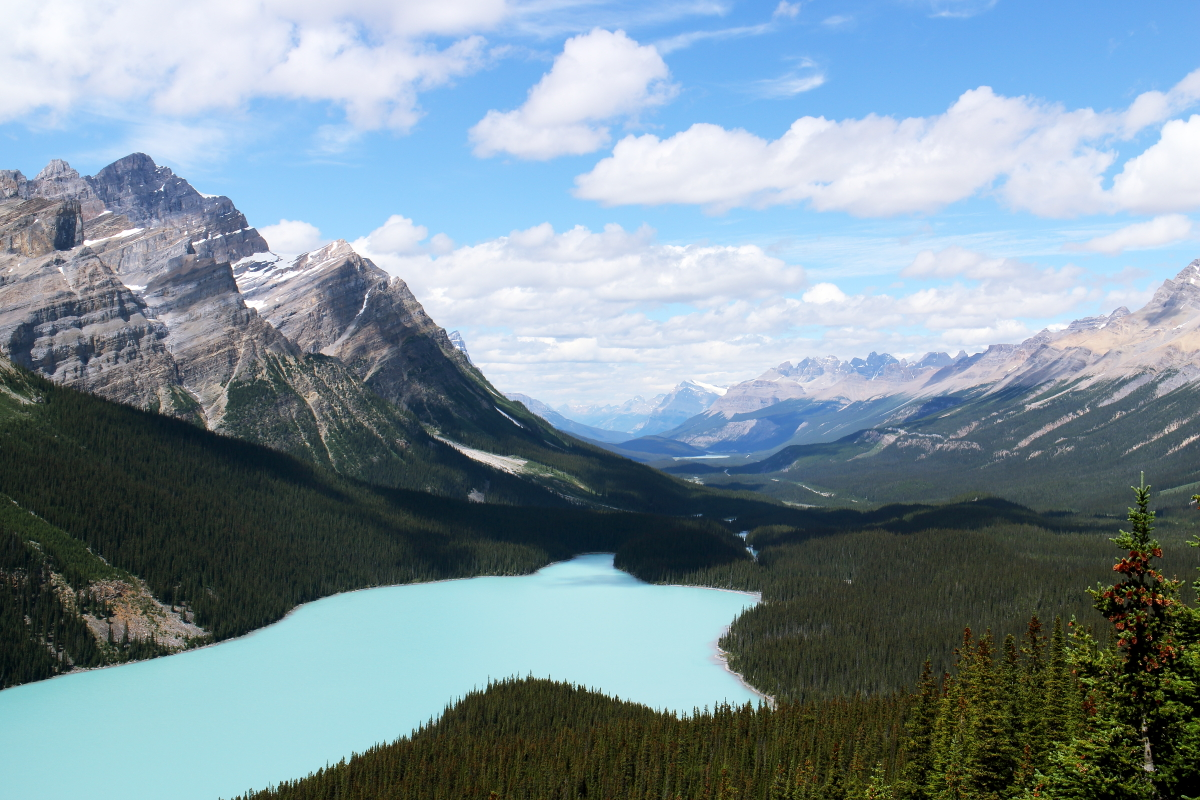
#> input picture 11. Kmeans for image segmentation/images/image01.JPG, 1200 x 800 px, found by its file name
$ jupyter execute image_segmentation.ipynb
#> lines starting #> are read from the running program, lines starting #| are printed output that depends on the picture
## Kmeans Clustering for Image Segmentation
* semantic segmentation and instance segmentation
* Kmeans clustering
  * Choose the number of clusters K
  * Select at random K prototypes
  * Assign each data point to the closest prototype (construct K clusters)
  * Compute and place the new prototype of each cluster
  * Reassign each data point to the new closest prototype. If any reassignment. took place, go to the previous step, otherwise, the clustering is finished

[cell 1]
import numpy as np
import cv2
import matplotlib.pyplot as plt

[cell 2]
original_image = cv2.imread(".\\images\\image01.jpg")
#> original_image is the input picture: shape (800, 1200, 3); mean B, G, R 155.7, 145.1, 125.4
img=cv2.cvtColor(original_image,cv2.COLOR_BGR2RGB)
figure_size = 15
plt.figure(figsize=(figure_size,figure_size))
plt.title('Original Image'), plt.xticks([]), plt.yticks([])
plt.imshow(img)

[cell 3]
vectorized = img.reshape((-1,3))
vectorized = np.float32(vectorized)/255
vectorized.shape
#> Out = (960000, 3)

[cell 4]
# perform kmeans clustering
## 停止条件
criteria = (cv2.TERM_CRITERIA_EPS + cv2.TERM_CRITERIA_MAX_ITER, 100, 1)
## 初始化中心数和尝试的次数
K = 3
attempts=10
_,label,center = cv2.kmeans(vectorized,K,None,criteria,attempts,cv2.KMEANS_PP_CENTERS)
#> center = [[0.158, 0.184, 0.142], [0.721, 0.837, 0.928], [0.393, 0.437, 0.485]]
center = np.uint8(center*255)
#> center = [[40, 47, 36], [183, 213, 236], [100, 111, 123]]
print(center)
#| [[ 40  47  36]
#|  [183 213 236]
#|  [100 111 123]]
label.flatten().shape,center.shape
#> Out = ((960000,), (3, 3))

[cell 5]
res = center[label.flatten()]
result_image = res.reshape((img.shape))
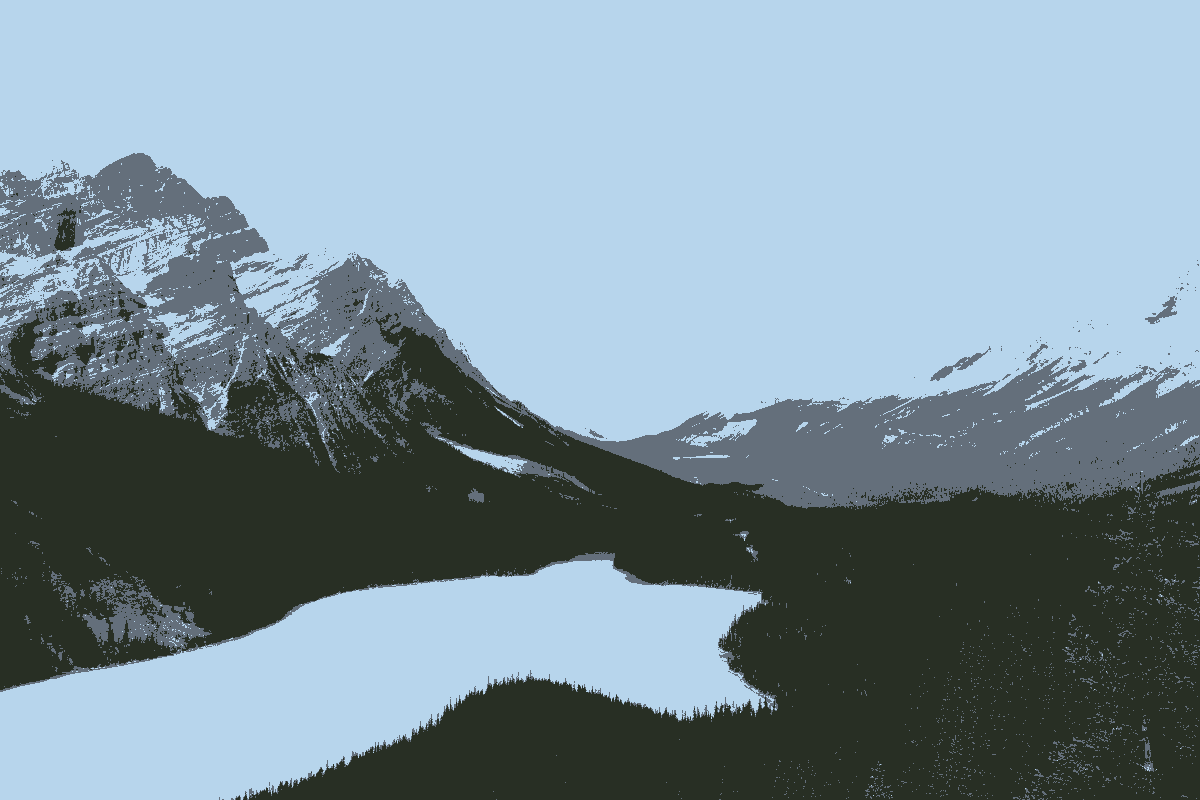
#> result_image: shape (800, 1200, 3); mean R, G, B 124.7, 144.6, 154.9

[cell 6]
figure_size = 15
plt.figure(figsize=(figure_size,figure_size))
plt.subplot(1,2,1),plt.imshow(img)
plt.title('Original Image'), plt.xticks([]), plt.yticks([])
plt.subplot(1,2,2),plt.imshow(result_image)
plt.title('Segmented Image when K = {:d}'.format(K)), plt.xticks([]), plt.yticks([])
plt.show()
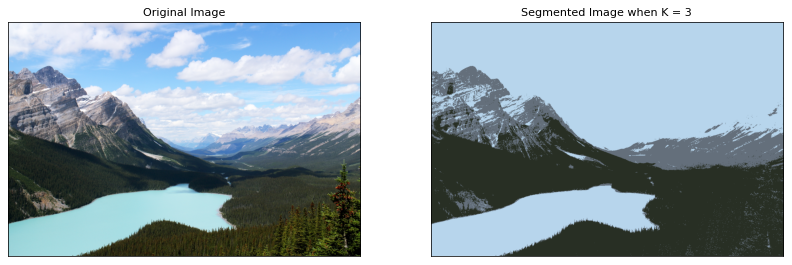
#> figure drawn by matplotlib, 2 panels

[cell 7]
# disable only the cluster number 2 (turn the pixel into black)
masked_image = np.copy(img)
# convert to the shape of a vector of pixel values
masked_image = masked_image.reshape((-1, 3))
# color (i.e cluster) to disable
cluster = 2
masked_image[label.flatten() == cluster] = [255, 255, 255]
# convert back to original shape
masked_image = masked_image.reshape(img.shape)
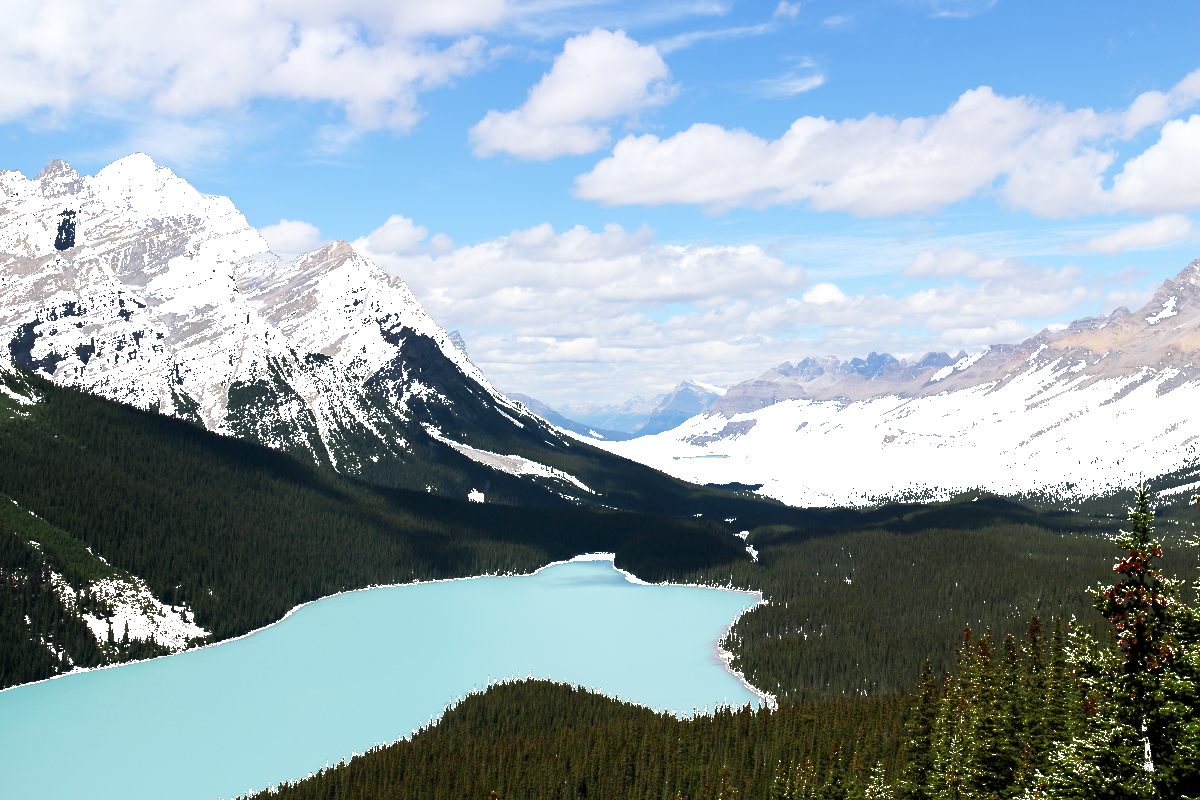
#> masked_image: shape (800, 1200, 3); mean R, G, B 145.6, 163.8, 172.8
# show the image
plt.imshow(masked_image)
plt.show()

$ run again, with 11. Kmeans for image segmentation/images/openart-a7f612310da040beb863b8e0f2c299d6_raw.jpg copied over 11. Kmeans for image segmentation/images/image01.JPG
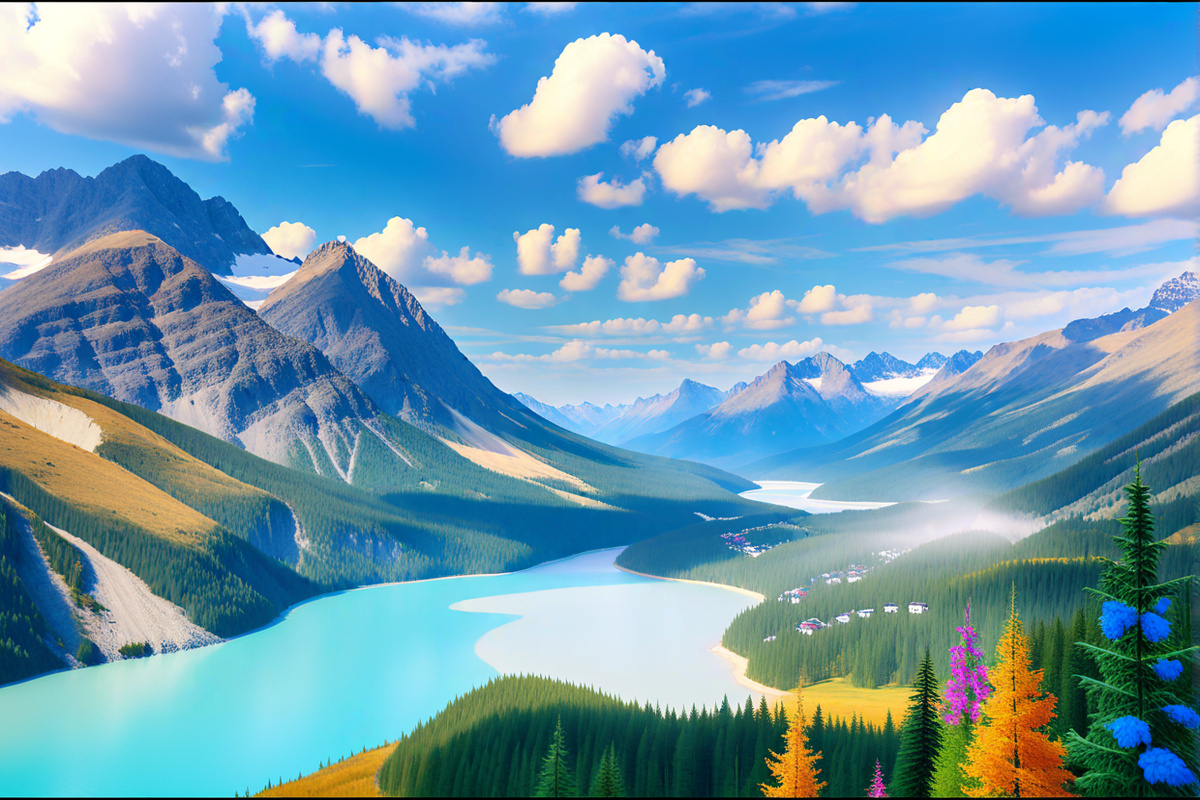
#> input picture 11. Kmeans for image segmentation/images/openart-a7f612310da040beb863b8e0f2c299d6_raw.jpg, 1200 x 800 px, found by its file name
#> original_image is the input picture: shape (800, 1200, 3); mean B, G, R 177.7, 155.7, 108.2
#> `_,label,center = cv2.kmeans(vectorized,K,None,criteria,attempts,cv2.KM..`: center = [[0.154, 0.336, 0.349], [0.329, 0.63, 0.809], [0.821, 0.811, 0.8]]
#> `center = np.uint8(center*255)`: center = [[39, 85, 89], [83, 160, 206], [209, 206, 203]]
#| [[ 39  85  89]
#|  [ 83 160 206]
#|  [209 206 203]]
#> `result_image = res.reshape((img.shape))`:
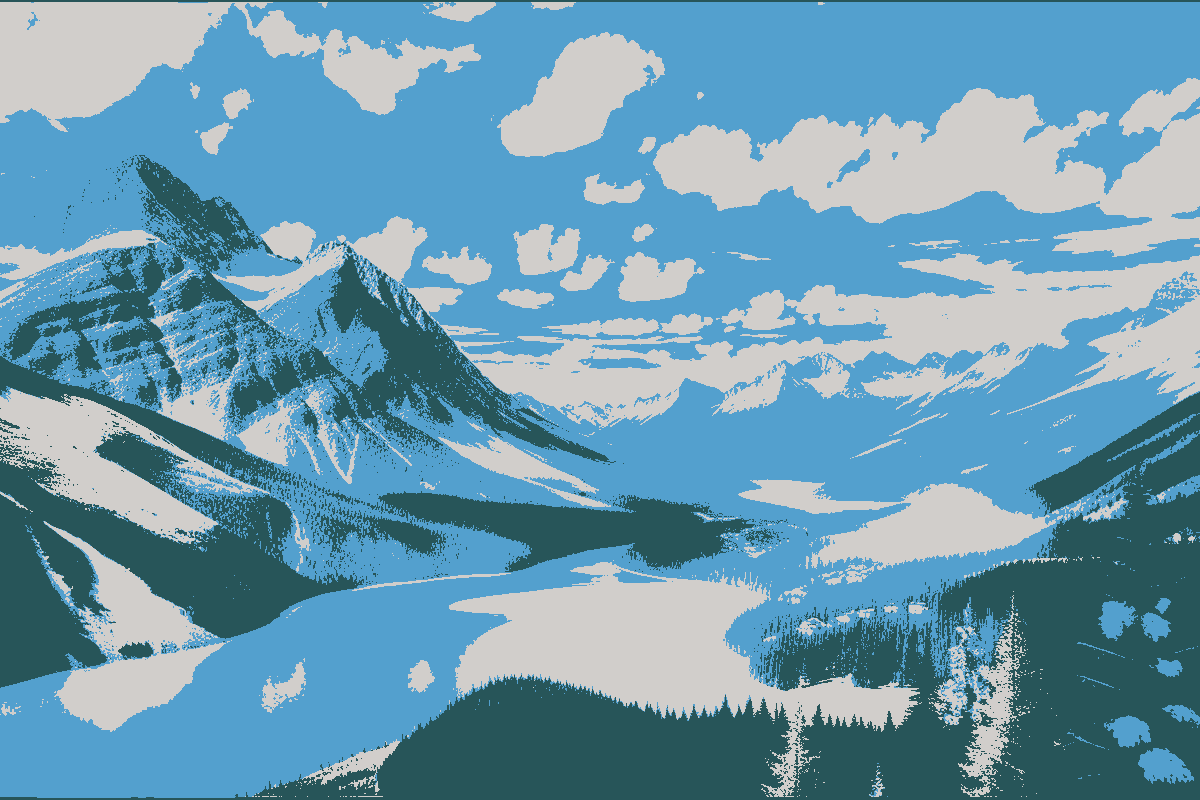
#> result_image: shape (800, 1200, 3); mean R, G, B 107.6, 154.9, 177.2
#> `masked_image = masked_image.reshape(img.shape)`:
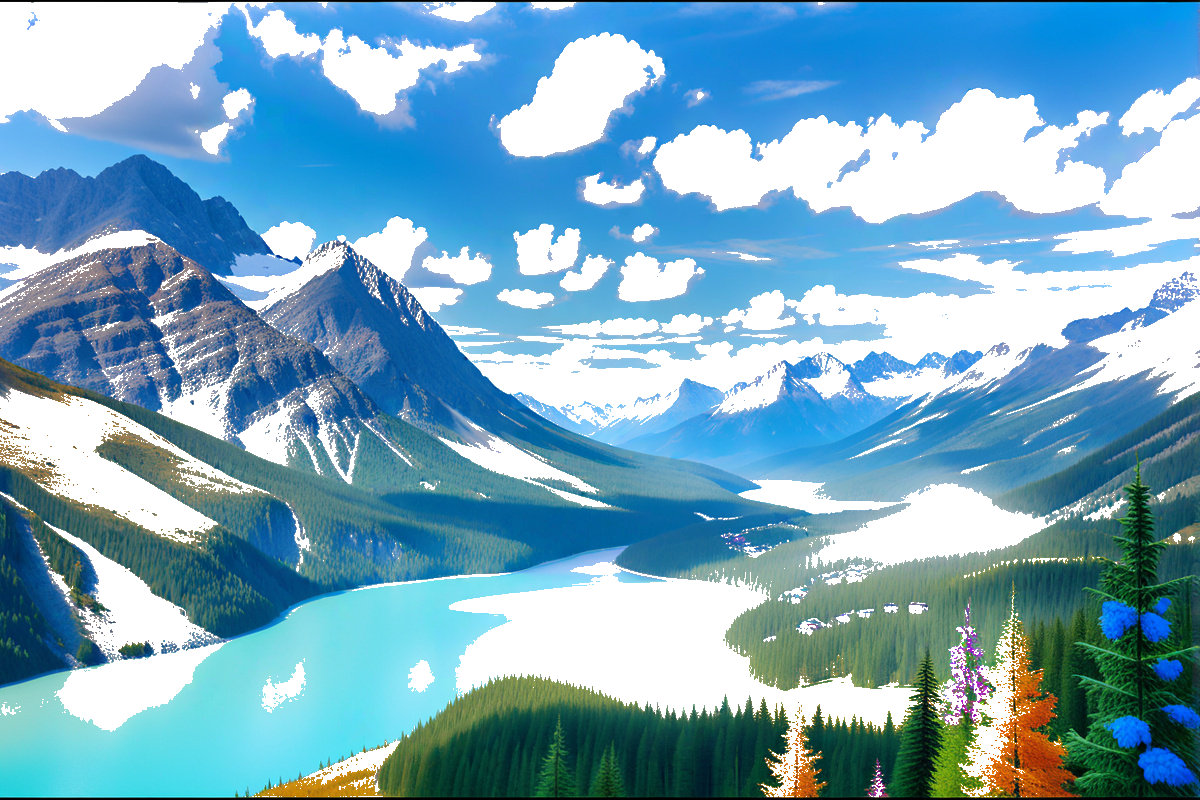
#> masked_image: shape (800, 1200, 3); mean R, G, B 120.9, 169.1, 191.9

$ run again, with 11. Kmeans for image segmentation/images/openart-fa7c04b277104e779eeb390cb52f7ef3_raw.jpg copied over 11. Kmeans for image segmentation/images/image01.JPG
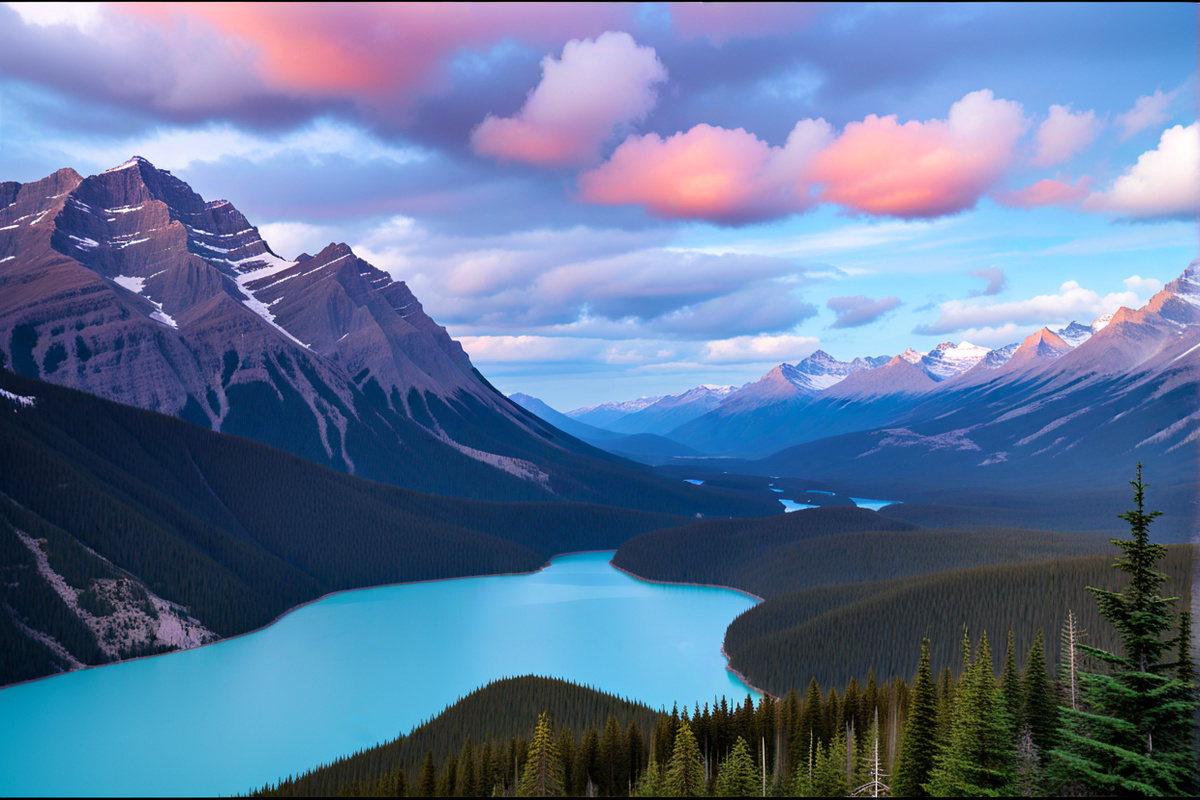
#> input picture 11. Kmeans for image segmentation/images/openart-fa7c04b277104e779eeb390cb52f7ef3_raw.jpg, 1200 x 800 px, found by its file name
#> original_image is the input picture: shape (800, 1200, 3); mean B, G, R 152.1, 117.3, 94.8
#> `_,label,center = cv2.kmeans(vectorized,K,None,criteria,attempts,cv2.KM..`: center = [[0.146, 0.206, 0.283], [0.706, 0.735, 0.889], [0.371, 0.567, 0.78]]
#> `center = np.uint8(center*255)`: center = [[37, 52, 72], [180, 187, 226], [94, 144, 198]]
#| [[ 37  52  72]
#|  [180 187 226]
#|  [ 94 144 198]]
#> `result_image = res.reshape((img.shape))`:
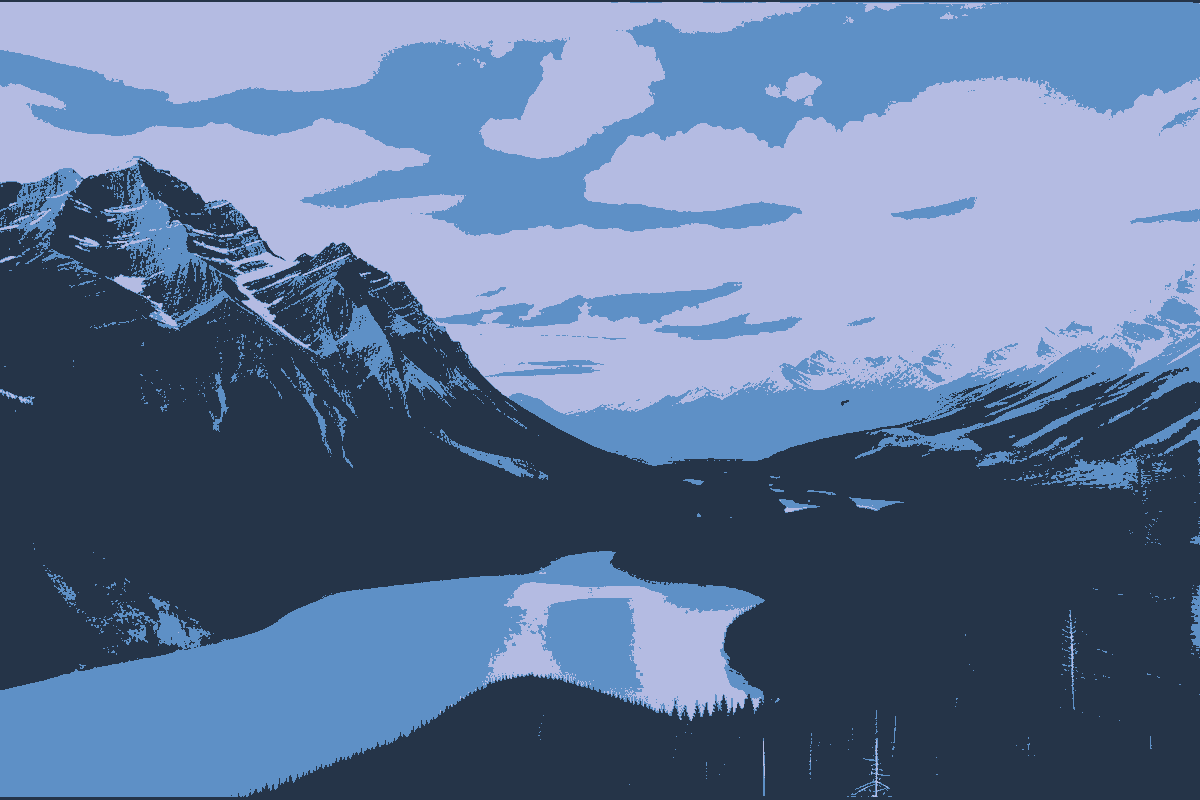
#> result_image: shape (800, 1200, 3); mean R, G, B 94.6, 116.8, 151.6
#> `masked_image = masked_image.reshape(img.shape)`:
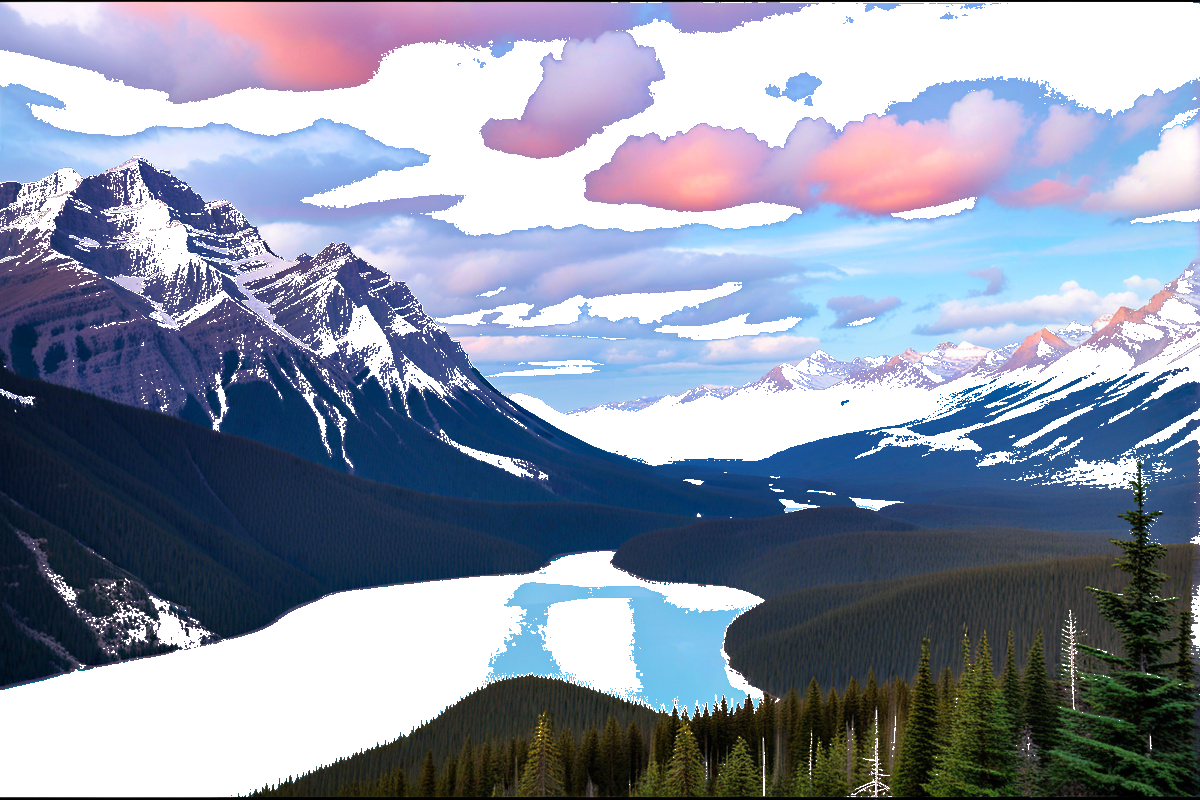
#> masked_image: shape (800, 1200, 3); mean R, G, B 138.7, 147.5, 167.5
